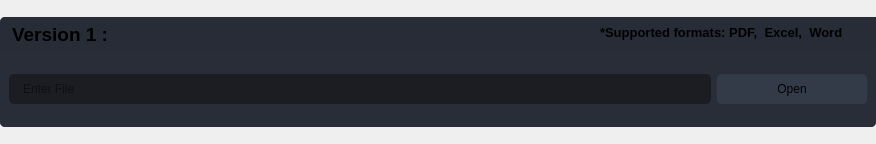
                   <widget class="QFrame" name="frame_9">
                    <property name="geometry">
                     <rect>
                      <x>10</x>
                      <y>50</y>
                      <width>876</width>
                      <height>144</height>
                     </rect>
                    </property>
                    <property name="styleSheet">
                     <string notr="true">border-radius: 5px;</string>
                    </property>
                    <property name="frameShape">
                     <enum>QFrame::StyledPanel</enum>
                    </property>
                    <property name="frameShadow">
                     <enum>QFrame::Raised</enum>
                    </property>
                    <layout class="QVBoxLayout" name="verticalLayout_30">
                     <property name="spacing">
                      <number>0</number>
                     </property>
                     <property name="leftMargin">
                      <number>0</number>
                     </property>
                     <property name="topMargin">
                      <number>0</number>
                     </property>
                     <property name="rightMargin">
                      <number>0</number>
                     </property>
                     <property name="bottomMargin">
                      <number>0</number>
                     </property>
                     <item>
                      <widget class="QFrame" name="frame_div_content_9">
                       <property name="minimumSize">
                        <size>
                         <width>0</width>
                         <height>110</height>
                        </size>
                       </property>
                       <property name="maximumSize">
                        <size>
                         <width>16777215</width>
                         <height>110</height>
                        </size>
                       </property>
                       <property name="styleSheet">
                        <string notr="true">background-color: rgb(41, 45, 56);
border-radius: 5px;
</string>
                       </property>
                       <property name="frameShape">
                        <enum>QFrame::NoFrame</enum>
                       </property>
                       <property name="frameShadow">
                        <enum>QFrame::Raised</enum>
                       </property>
                       <layout class="QVBoxLayout" name="verticalLayout_31">
                        <property name="spacing">
                         <number>0</number>
                        </property>
                        <property name="leftMargin">
                         <number>0</number>
                        </property>
                        <property name="topMargin">
                         <number>0</number>
                        </property>
                        <property name="rightMargin">
                         <number>0</number>
                        </property>
                        <property name="bottomMargin">
                         <number>0</number>
                        </property>
                        <item>
                         <widget class="QFrame" name="frame_title_wid_10">
                          <property name="maximumSize">
                           <size>
                            <width>16777215</width>
                            <height>35</height>
                           </size>
                          </property>
                          <property name="styleSheet">
                           <string notr="true">background-color: rgb(39, 44, 54);</string>
                          </property>
                          <property name="frameShape">
                           <enum>QFrame::StyledPanel</enum>
                          </property>
                          <property name="frameShadow">
                           <enum>QFrame::Raised</enum>
                          </property>
                          <widget class="QLabel" name="labelBoxBlenderInstalation_11">
                           <property name="enabled">
                            <bool>true</bool>
                           </property>
                           <property name="geometry">
                            <rect>
                             <x>12</x>
                             <y>2</y>
                             <width>281</width>
                             <height>31</height>
                            </rect>
                           </property>
                           <property name="font">
                            <font>
                             <family>Segoe UI</family>
                             <pointsize>14</pointsize>
                             <weight>75</weight>
                             <bold>true</bold>
                            </font>
                           </property>
                           <property name="styleSheet">
                            <string notr="true"/>
                           </property>
                           <property name="text">
                            <string>Version 1 : </string>
                           </property>
                          </widget>
                          <widget class="QLabel" name="labelBoxBlenderInstalation_16">
                           <property name="enabled">
                            <bool>true</bool>
                           </property>
                           <property name="geometry">
                            <rect>
                             <x>600</x>
                             <y>0</y>
                             <width>281</width>
                             <height>31</height>
                            </rect>
                           </property>
                           <property name="font">
                            <font>
                             <family>Segoe UI</family>
                             <pointsize>10</pointsize>
                             <weight>75</weight>
                             <bold>true</bold>
                            </font>
                           </property>
                           <property name="styleSheet">
                            <string notr="true"/>
                           </property>
                           <property name="text">
                            <string>*Supported formats: PDF,  Excel,  Word</string>
                           </property>
                          </widget>
                         </widget>
                        </item>
                        <item>
                         <widget class="QFrame" name="frame_content_wid_10">
                          <property name="frameShape">
                           <enum>QFrame::NoFrame</enum>
                          </property>
                          <property name="frameShadow">
                           <enum>QFrame::Raised</enum>
                          </property>
                          <layout class="QHBoxLayout" name="horizontalLayout_23">
                           <item>
                            <layout class="QGridLayout" name="gridLayout_13">
                             <property name="bottomMargin">
                              <number>0</number>
                             </property>
                             <item row="0" column="0">
                              <widget class="QLineEdit" name="lineEdit_10">
                               <property name="minimumSize">
                                <size>
                                 <width>0</width>
                                 <height>30</height>
                                </size>
                               </property>
                               <property name="styleSheet">
                                <string notr="true">QLineEdit {
	background-color: rgb(27, 29, 35);
	border-radius: 5px;
	border: 2px solid rgb(27, 29, 35);
	padding-left: 10px;
}
QLineEdit:hover {
	border: 2px solid rgb(64, 71, 88);
}
QLineEdit:focus {
	border: 2px solid rgb(91, 101, 124);
}</string>
                               </property>
                               <property name="readOnly">
                                <bool>true</bool>
                               </property>
                               <property name="placeholderText">
                                <string>Enter File</string>
                               </property>
                               <property name="clearButtonEnabled">
                                <bool>false</bool>
                               </property>
                              </widget>
                             </item>
                             <item row="0" column="1">
                              <widget class="QPushButton" name="prior_pushButton_2">
                               <property name="minimumSize">
                                <size>
                                 <width>150</width>
                                 <height>30</height>
                                </size>
                               </property>
                               <property name="font">
                                <font>
                                 <family>Segoe UI</family>
                                 <pointsize>9</pointsize>
                                </font>
                               </property>
                               <property name="styleSheet">
                                <string notr="true">QPushButton {
	border: 2px solid rgb(52, 59, 72);
	border-radius: 5px;	
	background-color: rgb(52, 59, 72);
}
QPushButton:hover {
	background-color: rgb(57, 65, 80);
	border: 2px solid rgb(61, 70, 86);
}
QPushButton:pressed {	
	background-color: rgb(35, 40, 49);
	border: 2px solid rgb(43, 50, 61);
}</string>
                               </property>
                               <property name="text">
                                <string>Open</string>
                               </property>
                               <property name="icon">
                                <iconset resource="files.qrc">
                                 <normaloff>:/16x16/icons/16x16/cil-folder-open.png</normaloff>:/16x16/icons/16x16/cil-folder-open.png</iconset>
                               </property>
                              </widget>
                             </item>
                            </layout>
                           </item>
                          </layout>
                         </widget>
                        </item>
                       </layout>
                      </widget>
                     </item>
                    </layout>
                   </widget>
